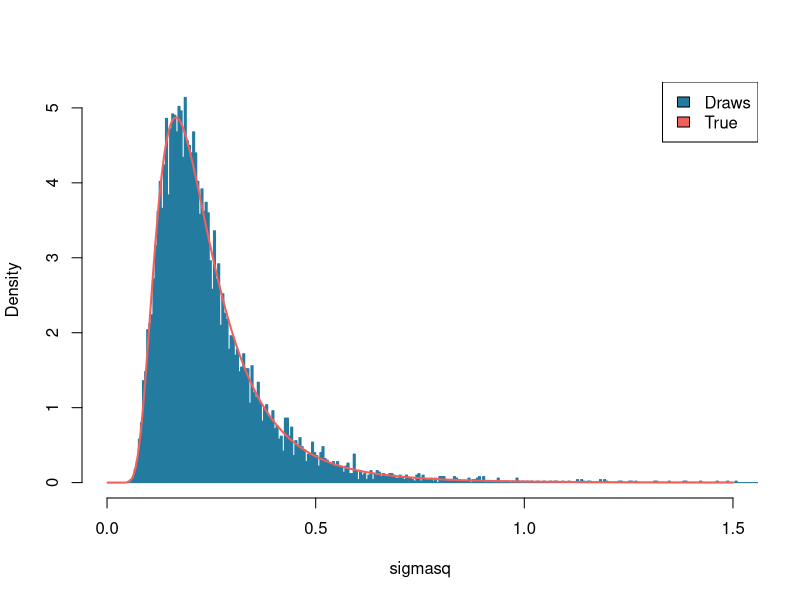
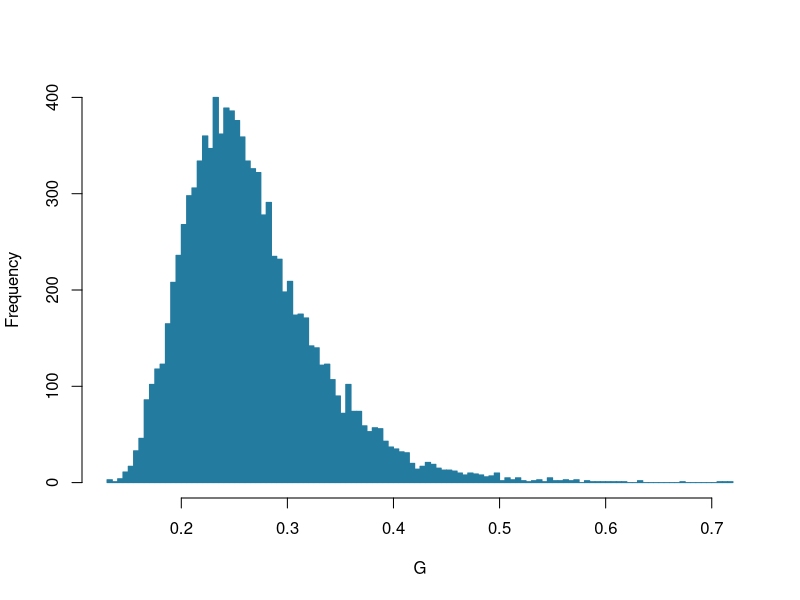
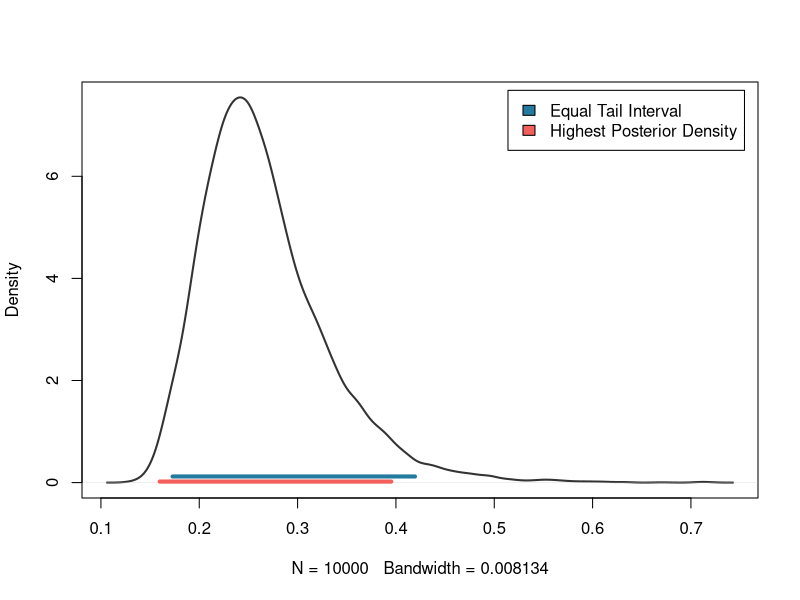

Generate these figures, in order, with R:
col1 = '#247ba0'
col2 = '#f25f5c'
col3 = '#333333'
imgw = 5
imgh = 4

mu = 3.5
obs = c(14, 25, 45, 25, 30, 33, 19, 50, 34, 67)
n = length(obs)

tausq = sum((log(obs) - mu)^2) / (n)

chiDraw = function(nDraws){
  draws = rchisq(nDraws, n)
  sigmasq = n * tausq / draws
  return (sigmasq)
}

nDraws = 10000
sigmasq = chiDraw(nDraws)

s = seq(0, 1.5, length.out = 1000)
exp_part = exp( ((-n*tausq) / (2*s)) ) / (s^(1+n/2))
constant = ((tausq * n/2)^(n/2)) / (factorial(n/2-1))
CDF = constant * exp_part

pdf('plots/2-chi-squared.pdf', width=imgw, height=imgh)
  hist(sigmasq, 500, col=col1, border=col1, main='', freq=FALSE, xlim=c(0,1.5))
  lines(s, CDF, col=col2, lwd=2)
  legend('topright', c('Draws', 'True'), fill=c(col1, col2))
dev.off()

## 2.b Gini
vals = sqrt(sigmasq/2)
G = 2 * pnorm(vals) - 1

pdf('plots/2-g.pdf', width=imgw, height=imgh)
  hist(G, 100, col=col1, border=col1, main='')
dev.off()


## 2.c Credible Intervals

# Equal tail interval
x_eti = quantile(G, probs=c(0.025, 0.975))

# Highest Posterior Density
dg = density(G)
ordered_x = dg$x[order(-dg$y)]
ordered_y = dg$y[order(-dg$y)]
  
cur = 0
for(i in 1:length(dg$y)){
  cur = cur + ordered_y[i]
  if(cur / sum(dg$y) >= 0.95){
    break
  }
}
x_hpd = c(min(ordered_x[1:i]), max(ordered_x[1:i]))

pdf('plots/2-credible-intervals.pdf', width=imgw, height=imgh)
  plot(dg, col=col3, lwd=2, main="")
  lines(x_eti, rep(0.12, 2), col=col1, lwd=4)
  lines(x_hpd, rep(0.02, 2), col=col2, lwd=4)
  legend("topright", 
         legend = c("Equal Tail Interval","Highest Posterior Density"),
         fill = c(col1, col2),
         inset = 0.02)
dev.off()


